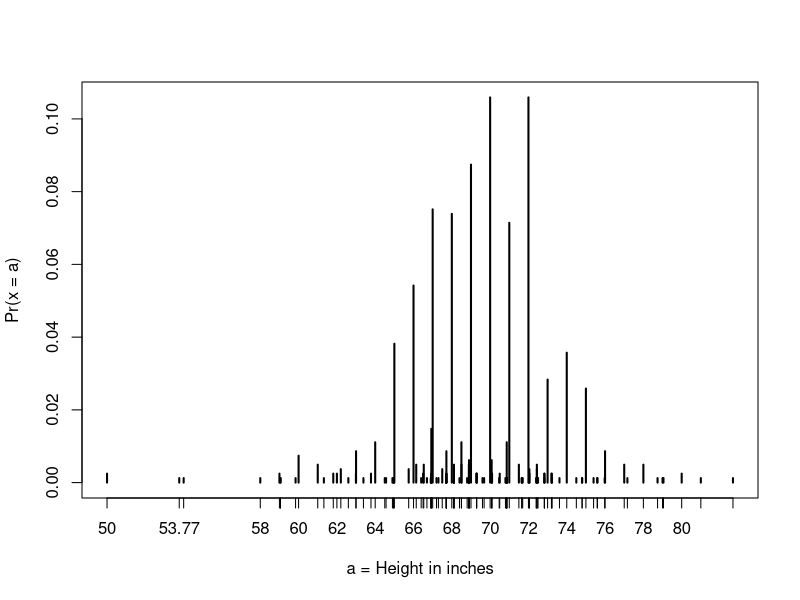
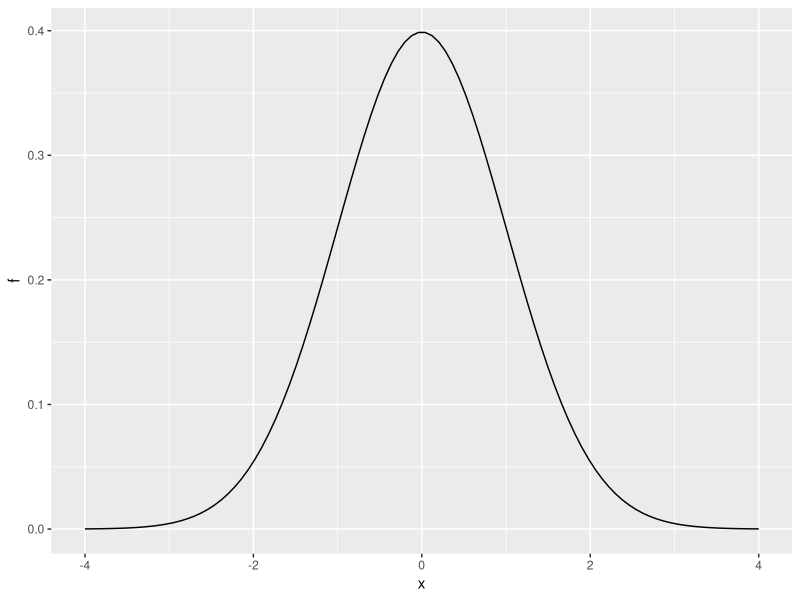

The R source for these figures, in order: (Note: this script raises an error after producing the figures.)
### Author: WeilianMuchen
### 1 Continuous Probability

## Continuous Probability
# Code: Cumulative distribution function
# Define x as male heights from the dslabs heights dataset:
  library(tidyverse)
library(dslabs)
data(heights)
x <- heights %>% filter(sex=="Male") %>% pull(height)

# Given a vector x, we can define a function for computing the CDF of x using:
F <- function(a) mean(x <= a)
1 - F(70)    # probability of male taller than 70 inches

## Theoretical Distribution
# Code: Using pnorm() to calculate probabilities
# Given male heights x:
  library(tidyverse)
library(dslabs)
data(heights)
x <- heights %>% filter(sex=="Male") %>% pull(height)
# We can estimate the probability that a male is taller than 70.5 inches using:
1 - pnorm(70.5, mean(x), sd(x))

# Code: Discretization and the normal approximation
# plot distribution of exact heights in data
plot(prop.table(table(x)), xlab = "a = Height in inches", ylab = "Pr(x = a)")

# probabilities in actual data over length 1 ranges containing an integer
mean(x <= 68.5) - mean(x <= 67.5)
mean(x <= 69.5) - mean(x <= 68.5)
mean(x <= 70.5) - mean(x <= 69.5)

# probabilities in normal approximation match well
pnorm(68.5, mean(x), sd(x)) - pnorm(67.5, mean(x), sd(x))
pnorm(69.5, mean(x), sd(x)) - pnorm(68.5, mean(x), sd(x))
pnorm(70.5, mean(x), sd(x)) - pnorm(69.5, mean(x), sd(x))

# probabilities in actual data over other ranges don't match normal approx as well
mean(x <= 70.9) - mean(x <= 70.1)
pnorm(70.9, mean(x), sd(x)) - pnorm(70.1, mean(x), sd(x))

## Plotting the Probability Density
library(tidyverse)
x <- seq(-4, 4, length = 100)
data.frame(x, f = dnorm(x)) %>%
  ggplot(aes(x, f)) +
  geom_line()

dnorm(z, mu, sigma)

## Monte Carlo Simulations
# Code: Generating normally distributed random numbers
# define x as male heights from dslabs data
library(tidyverse)
library(dslabs)
data(heights)
x <- heights %>% filter(sex=="Male") %>% pull(height)

# generate simulated height data using normal distribution - both datasets should have n observations
n <- length(x)
avg <- mean(x)
s <- sd(x)
simulated_heights <- rnorm(n, avg, s)

# plot distribution of simulated_heights
data.frame(simulated_heights = simulated_heights) %>%
  ggplot(aes(simulated_heights)) +
  geom_histogram(color="black", binwidth = 2)

# Code: Monte Carlo simulation of tallest person over 7 feet
B <- 10000
tallest <- replicate(B, {
  simulated_data <- rnorm(800, avg, s)    # generate 800 normally distributed random heights
  max(simulated_data)    # determine the tallest height
})
mean(tallest >= 7*12)    # proportion of times that tallest person exceeded 7 feet (84 inches)

## Other Continuous Distributions
# Code: Plotting the normal distribution with dnorm
# Use d to plot the density function of a continuous distribution. Here is the density function for the normal distribution (abbreviation norm()):
  x <- seq(-4, 4, length.out = 100)
data.frame(x, f = dnorm(x)) %>%
  ggplot(aes(x,f)) +
  geom_line()

## DataCamp Assessment: Continuous Probability
# Exercise 1. Distribution of female heights - 1
# Use pnorm to define the probability that a height will take a value less than 5 feet given the stated distribution.

# Assign a variable 'female_avg' as the average female height.
female_avg <- 64

# Assign a variable 'female_sd' as the standard deviation for female heights.
female_sd <- 3

# Using variables 'female_avg' and 'female_sd', calculate the probability that a randomly selected female is shorter than 5 feet. Print this value to the console - do not save it to a variable.
pnorm(5*12, female_avg, female_sd)

# Exercise 2. Distribution of female heights - 2
# Use pnorm to define the probability that a height will take a value of 6 feet or taller.
# Assign a variable 'female_avg' as the average female height.
female_avg <- 64

# Assign a variable 'female_sd' as the standard deviation for female heights.
female_sd <- 3

# Using variables 'female_avg' and 'female_sd', calculate the probability that a randomly selected female is 6 feet or taller. Print this value to the console.
1 - pnorm(6*12, female_avg, female_sd)

# Exercise 3. Distribution of female heights - 3
# Use pnorm to define the probability that a randomly chosen woman will be shorter than 67 inches.
# Subtract the probability that a randomly chosen will be shorter than 61 inches.
# Assign a variable 'female_avg' as the average female height.
female_avg <- 64

# Assign a variable 'female_sd' as the standard deviation for female heights.
female_sd <- 3

# Using variables 'female_avg' and 'female_sd', calculate the probability that a randomly selected female is between the desired height range. Print this value to the console.
pnorm(67, female_avg, female_sd) - pnorm(61, female_avg, female_sd)

# Exercise 4. Distribution of female heights - 4
# Convert the average height and standard deviation to centimeters by multiplying each value by 2.54.
# Repeat the previous calculation using pnorm to define the probability that a randomly chosen woman will have a height between 61 and 67 inches, converted to centimeters by multiplying each value by 2.54.
# Assign a variable 'female_avg' as the average female height. Convert this value to centimeters.
female_avg <- 64*2.54

# Assign a variable 'female_sd' as the standard deviation for female heights. Convert this value to centimeters.
female_sd <- 3*2.54

# Using variables 'female_avg' and 'female_sd', calculate the probability that a randomly selected female is between the desired height range. Print this value to the console.
pnorm(67*2.54, female_avg, female_sd) - pnorm(61*2.54, female_avg, female_sd)

# Exercise 5. Probability of 1 SD from average
# Calculate the values for heights one standard deviation taller and shorter than the average.
# Calculate the probability that a randomly chosen woman will be within 1 SD from the average height.
# Assign a variable 'female_avg' as the average female height.
female_avg <- 64

# Assign a variable 'female_sd' as the standard deviation for female heights.
female_sd <- 3

# To a variable named 'taller', assign the value of a height that is one SD taller than average.
taller <- female_avg+female_sd

# To a variable named 'shorter', assign the value of a height that is one SD shorter than average.
shorter <- female_avg-female_sd

# Calculate the probability that a randomly selected female is between the desired height range. Print this value to the console.
pnorm(taller, female_avg, female_sd) - pnorm(shorter, female_avg, female_sd)

# Exercise 6. Distribution of male heights
# Determine the height of a man in the 99th percentile, given an average height of 69 inches and a standard deviation of 3 inches.
# Assign a variable 'male_avg' as the average male height.
male_avg <- 69

# Assign a variable 'male_sd' as the standard deviation for male heights.
male_sd <- 3

# Determine the height of a man in the 99th percentile of the distribution.
qnorm(0.99, male_avg, male_sd)

# Exercise 7. Distribution of IQ scores
# Use the function rnorm to generate a random distribution of 10,000 values with a given average and standard deviation.
# Use the function max to return the largest value from a supplied vector.
# Repeat the previous steps a total of 1,000 times. Store the vector of the top 1,000 IQ scores as highestIQ.
# Plot the histogram of values using the function hist.
# The variable `B` specifies the number of times we want the simulation to run.
B <- 1000

# Use the `set.seed` function to make sure your answer matches the expected result after random number generation.
set.seed(1)

# Create an object called `highestIQ` that contains the highest IQ score from each random distribution of 10,000 people.
highestIQ <- replicate(B, {
  simulated_data <- rnorm(10000, 100, 15)
  max(simulated_data)
})

# Make a histogram of the highest IQ scores.
hist(highestIQ)
